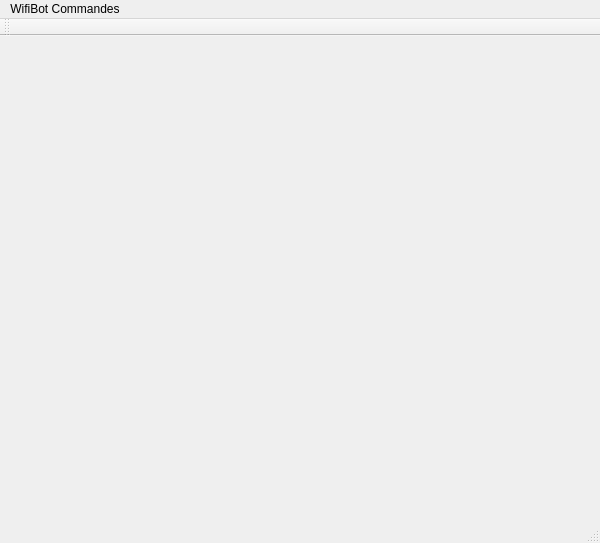
<?xml version="1.0" encoding="UTF-8"?>
<ui version="4.0">
 <class>MainWindow</class>
 <widget class="QMainWindow" name="MainWindow">
  <property name="geometry">
   <rect>
    <x>0</x>
    <y>0</y>
    <width>600</width>
    <height>543</height>
   </rect>
  </property>
  <property name="windowTitle">
   <string>MainWindow</string>
  </property>
  <widget class="QWidget" name="centralWidget"/>
  <widget class="QMenuBar" name="menuBar">
   <property name="geometry">
    <rect>
     <x>0</x>
     <y>0</y>
     <width>600</width>
     <height>22</height>
    </rect>
   </property>
   <widget class="QMenu" name="menuWifiBot_Commandes">
    <property name="title">
     <string>WifiBot Commandes</string>
    </property>
   </widget>
   <addaction name="menuWifiBot_Commandes"/>
  </widget>
  <widget class="QToolBar" name="mainToolBar">
   <attribute name="toolBarArea">
    <enum>TopToolBarArea</enum>
   </attribute>
   <attribute name="toolBarBreak">
    <bool>false</bool>
   </attribute>
  </widget>
  <widget class="QStatusBar" name="statusBar"/>
 </widget>
 <layoutdefault spacing="6" margin="11"/>
 <resources/>
 <connections/>
</ui>
